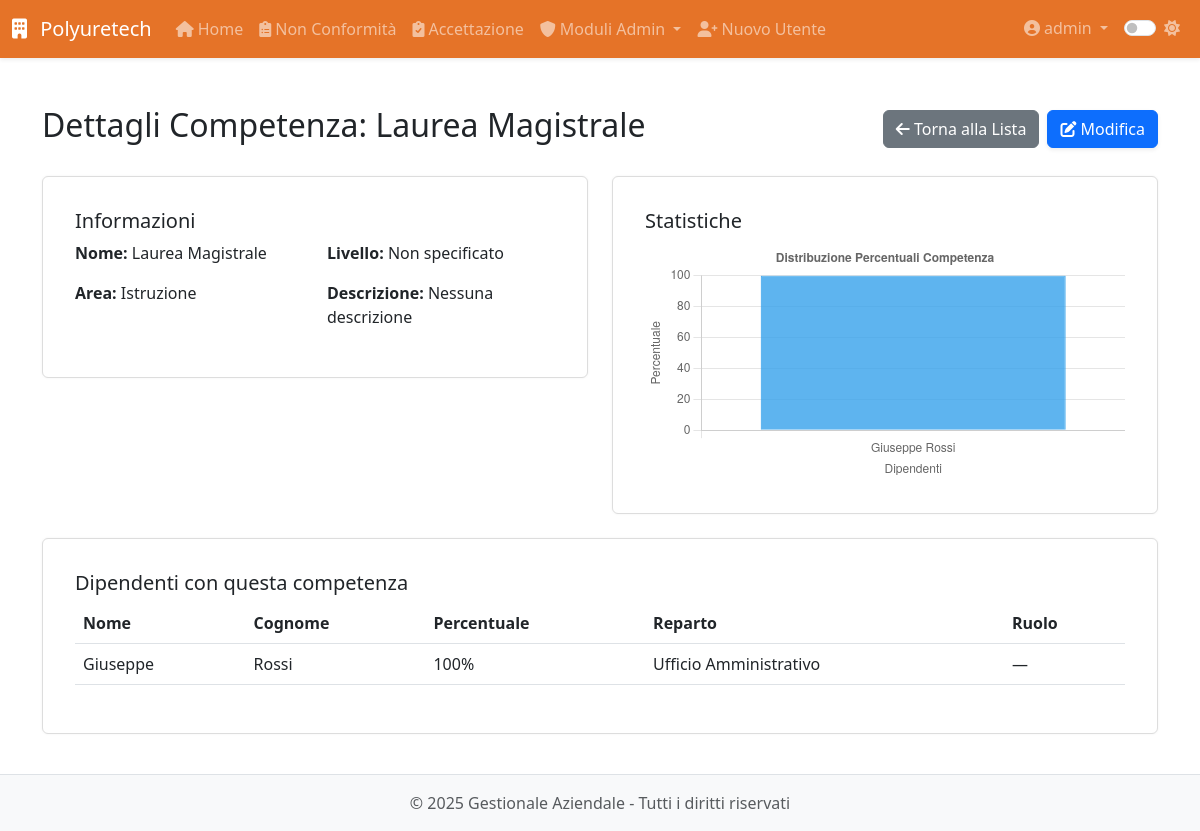
The app's page /modulo8/competenze/visualizza/1 (signed in) with its own data.
### app/models.py (models this page shows, shortened)
class User(UserMixin, db.Model):
    __tablename__ = 'users'
    id = db.Column(db.Integer, primary_key=True)
    username = db.Column(db.String(64), unique=True, nullable=False, index=True)
    email = db.Column(db.String(120), unique=True, nullable=False, index=True)
    password_hash = db.Column(db.String(128), nullable=False)
    role = db.Column(db.String(20), default='operatore')  # 'operatore' o 'admin'
    created_at = db.Column(db.DateTime, default=datetime.utcnow)
    last_login = db.Column(db.DateTime)
    is_active = db.Column(db.Boolean, default=True)
    is_admin = db.Column(db.Boolean, default=False)
    modules = db.Column(db.String(255), default='')  # Lista di moduli accessibili separati da virgola
    modulo1_entries = db.relationship('Modulo1Entry',
                               backref='author',
                               lazy='dynamic',
                               foreign_keys='Modulo1Entry.user_id')
    modulo5_entries = db.relationship('Modulo5Entry',
                               backref='author',
                               lazy='dynamic',
                               foreign_keys='Modulo5Entry.user_id')
    def is_admin(self):
        return self.role == 'admin'

class Competenza(db.Model):
    __tablename__ = 'competenza'
    id = db.Column(db.Integer, primary_key=True)
    nome = db.Column(db.String(64), nullable=False, unique=True)
    descrizione = db.Column(db.Text)
    livello = db.Column(db.String(20))  # base, intermedio, avanzato
    area = db.Column(db.String(64))     # tecnica, amministrativa, etc.
    created_at = db.Column(db.DateTime, default=datetime.utcnow)
    created_by_id = db.Column(db.Integer, db.ForeignKey('users.id'))
    dipendenti_associati = db.relationship('DipendenteCompetenza',
                                         back_populates='competenza',
                                         overlaps="competenze,dipendenti")
    performance = db.relationship('Performance', back_populates='competenza', cascade='all, delete-orphan')

class Dipendente(UserMixin, db.Model):
    __tablename__ = 'dipendente'
    id = db.Column(db.Integer, primary_key=True)
    nome = db.Column(db.String(100), nullable=False)
    cognome = db.Column(db.String(100), nullable=False)
    data_nascita = db.Column(db.Date, nullable=False)
    luogo_nascita = db.Column(db.String(100), nullable=False)
    provincia_nascita = db.Column(db.String(2), nullable=False)
    codice_fiscale = db.Column(db.String(16))
    email = db.Column(db.String(120))
    telefono = db.Column(db.String(20))
    matricola = db.Column(db.String(20), unique=True)
    reparto = db.Column(db.String(100))
    mansione_id = db.Column(db.Integer, db.ForeignKey('mansione.id'), nullable=True)
    data_assunzione_somministrazione = db.Column(db.Date)
    agenzia_somministrazione = db.Column(db.String(100))
    data_assunzione_indeterminato = db.Column(db.Date)
    legge_104 = db.Column(db.Boolean, default=False)
    donatore_avis = db.Column(db.Boolean, default=False)
    indirizzo_residenza = db.Column(db.String(200))
    citta_residenza = db.Column(db.String(100))
    provincia_residenza = db.Column(db.String(2))
    cap_residenza = db.Column(db.String(5))
    data_cessazione = db.Column(db.Date)
    note = db.Column(db.Text)
    archiviato = db.Column(db.Boolean, default=False)
    created_by_id = db.Column(db.Integer, db.ForeignKey('users.id'))
    created_by = db.relationship('User', backref='dipendenti_creati')
    competenze = db.relationship('Competenza',
                               secondary='dipendente_competenza',
                               backref=db.backref('dipendenti', lazy='dynamic'))
    competenze_associate = db.relationship('DipendenteCompetenza',
                                         back_populates='dipendente',
                                         cascade='all, delete-orphan',
                                         overlaps="competenze,dipendenti")
    prelievi_vestiario = db.relationship('PrelievoVestiario',
                               back_populates='dipendente',  # Modificato da backref
                               lazy='dynamic',
                               cascade="all, delete-orphan")
    performance = db.relationship('Performance', back_populates='dipendente', cascade='all, delete-orphan')
    partecipazioni_corsi = db.relationship('PartecipazioneCorso', backref='dipendente', lazy='dynamic', cascade='all, delete-orphan')
    contratti = db.relationship('Contratto',
                              back_populates='dipendente',  # Modificato da backref
                              lazy='dynamic',
                              cascade="all, delete-orphan")
    prelievi_dpi = db.relationship('PrelievoDPI', backref='dipendente', lazy='dynamic', cascade="all, delete-orphan")
    mansione = db.relationship('Mansione', back_populates='dipendenti')
    corsi_sicurezza = db.relationship('CorsoSicurezza',
                                    secondary='dipendente_corso_sicurezza',
                                    lazy='dynamic',
                                    back_populates='dipendenti')

class DipendenteCompetenza(db.Model):
    __tablename__ = 'dipendente_competenza'
    dipendente_id = db.Column(db.Integer, db.ForeignKey('dipendente.id'), primary_key=True)
    competenza_id = db.Column(db.Integer, db.ForeignKey('competenza.id'), primary_key=True)
    percentuale = db.Column(db.Integer, default=0)  # Valore da 0 a 100
    dipendente = db.relationship('Dipendente',
                               back_populates='competenze_associate',
                               overlaps="competenze,dipendenti")
    competenza = db.relationship('Competenza',
                               back_populates='dipendenti_associati',
                               overlaps="competenze,dipendenti")

### app/routes/modulo8.py (the view)
@modulo8.route('/competenze/visualizza/<int:id>')
@login_required
@admin_required
def visualizza_competenza(id):
    competenza = Competenza.query.get_or_404(id)
    dipendenti = competenza.dipendenti.all()
    dipendente_competenze = {}
    for dip in dipendenti:
        dc = DipendenteCompetenza.query.filter_by(
            dipendente_id=dip.id,
            competenza_id=id
        ).first()
        if dc:
            dipendente_competenze[dip.id] = dc
    return render_template('modulo8/competenze/view.html',
                         title=f'Dettagli Competenza: {competenza.nome}',
                         competenza=competenza,
                         dipendenti=dipendenti,
                         dipendente_competenze=dipendente_competenze)

### app/templates/modulo8/competenze/view.html (shortened to what this page needs)
{% extends 'base.html' %}
{% block content %}
<div class="module-view">
    <div class="d-flex justify-content-between align-items-center mb-4">
        <h2>Dettagli Competenza: {{ competenza.nome }}</h2>
        <div class="d-flex gap-2">
            <a href="{{ url_for('modulo8.competenze') }}" class="btn btn-secondary">
                <i class="fas fa-arrow-left"></i> Torna alla Lista
            </a>
            <a href="{{ url_for('modulo8.modifica_competenza', id=competenza.id) }}" class="btn btn-primary">
                <i class="fas fa-edit"></i> Modifica
            </a>
        </div>
    </div>
    <div class="row">
        <div class="col-md-6">
            <div class="card mb-4">
                <div class="card-body">
                    <h5 class="card-title">Informazioni</h5>
                    <div class="row">
                        <div class="col-md-6">
                            <p><strong>Nome:</strong> {{ competenza.nome }}</p>
                            <p><strong>Area:</strong> {{ competenza.area or 'Non specificata' }}</p>
                        </div>
                        <div class="col-md-6">
                            <p><strong>Livello:</strong> {{ competenza.livello or 'Non specificato' }}</p>
                            <p><strong>Descrizione:</strong> {{ competenza.descrizione or 'Nessuna descrizione' }}</p>
                        </div>
                    </div>
                </div>
            </div>
        </div>
        <div class="col-md-6">
            <div class="card mb-4">
                <div class="card-body">
                    <h5 class="card-title">Statistiche</h5>
                    <canvas id="percentualiChart"></canvas>
                </div>
            </div>
        </div>
    </div>
    <div class="card">
        <div class="card-body">
            <h5 class="card-title">Dipendenti con questa competenza</h5>
            <div class="table-responsive">
                <table class="table">
                    <thead>
                        <tr>
                            <th>Nome</th>
                            <th>Cognome</th>
                            <th>Percentuale</th>
                            <th>Reparto</th>
                            <th>Ruolo</th>
                        </tr>
                    </thead>
                    <tbody>
                        {% for dip in dipendenti %}
                            <tr>
                                <td>{{ dip.nome }}</td>
                                <td>{{ dip.cognome }}</td>
                                <td>
                                    {% set dc = dipendente_competenze.get(dip.id) %}
                                    {{ dc.percentuale if dc else 0 }}%
                                </td>
                                <td>{{ dip.reparto or '—' }}</td>
                                <td>{{ dip.ruolo or '—' }}</td>
                            </tr>
                        {% endfor %}
                    </tbody>
                </table>
            </div>
        </div>
    </div>
</div>
<script>
// Dati per il grafico
const chartData = {
    labels: [
        {% for dip in dipendenti %}
            '{{ dip.nome }} {{ dip.cognome }}'{% if not loop.last %},{% endif %}
        {% endfor %}
    ],
    percentuali: [
        {% for dip in dipendenti %}
            {% set dc = dipendente_competenze.get(dip.id) %}
            {{ dc.percentuale if dc else 0 }}{% if not loop.last %},{% endif %}
        {% endfor %}
    ]
};
document.addEventListener('DOMContentLoaded', function() {
    const ctx = document.getElementById('percentualiChart').getContext('2d');
    new Chart(ctx, {
        type: 'bar',
        data: {
            labels: chartData.labels,
            datasets: [{
                label: 'Percentuale Competenza',
                data: chartData.percentuali,
                backgroundColor: 'rgba(54, 162, 235, 0.8)',
                borderColor: 'rgba(54, 162, 235, 1)',
                borderWidth: 1
            }]
        },
        options: {
            responsive: true,
            scales: {
                y: {
                    beginAtZero: true,
                    max: 100,
                    title: {
                        display: true,
                        text: 'Percentuale'
                    }
                },
                x: {
                    title: {
                        display: true,
                        text: 'Dipendenti'
                    }
                }
            },
            plugins: {
                title: {
                    display: true,
                    text: 'Distribuzione Percentuali Competenza'
                },
                legend: {
                    display: false
                }
            }
        }
    });
});
</script>
{% endblock %}

### app/templates/base.html (shortened to what this page needs)
<!DOCTYPE html>
<html lang="it">
<head>
    <link href="https://cdn.jsdelivr.net/npm/bootstrap@5.3.0-alpha1/dist/css/bootstrap.min.css" rel="stylesheet">
    <link rel="stylesheet" href="https://cdnjs.cloudflare.com/ajax/libs/font-awesome/6.0.0/css/all.min.css">
    <link id="theme-style" rel="stylesheet" href="{{ url_for('static', filename='css/theme-' + theme + '.css') }}">
    <link rel="stylesheet" href="{{ url_for('static', filename='css/style.css') }}">
    <link rel="stylesheet" href="{{ url_for('static', filename='css/modulo8.css') }}">
</head>
<body>
    <header class="navbar navbar-expand-lg navbar-dark bg-primary sticky-top shadow-sm">
        <div class="container-fluid">
            <a class="navbar-brand" href="{{ url_for('dashboard.index') }}">
                <i class="fas fa-building me-2"></i> Polyuretech
            </a>
            <div class="collapse navbar-collapse" id="navbarMain">
                {% if current_user.is_authenticated %}
                <ul class="navbar-nav me-auto">
                    <li class="nav-item">
                        <a class="nav-link" href="{{ url_for('dashboard.index') }}">
                            <i class="fas fa-home me-1"></i>Home
                        </a>
                    </li>
                    <li class="nav-item">
                        <a class="nav-link" href="{{ url_for('modulo1.index') }}">
                            <i class="fas fa-clipboard-list me-1"></i>Non Conformità
                        </a>
                    </li>
                    <li class="nav-item">
                        <a class="nav-link" href="{{ url_for('modulo5.index') }}">
                            <i class="fas fa-clipboard-check me-1"></i>Accettazione
                        </a>
                    </li>
                    {% if current_user.is_admin() %}
                    <li class="nav-item dropdown">
                        <a class="nav-link dropdown-toggle" href="#" id="adminModulesDropdown" data-bs-toggle="dropdown">
                            <i class="fas fa-shield-alt me-1"></i>Moduli Admin
                        </a>
                    </li>
                    <li class="nav-item">
                        <a class="nav-link" href="{{ url_for('auth.register') }}">
                            <i class="fas fa-user-plus me-1"></i>Nuovo Utente
                        </a>
                    </li>
                    {% endif %}
                </ul>
                <ul class="navbar-nav ms-auto">
                    <li class="nav-item dropdown">
                        <a class="nav-link dropdown-toggle" href="#" id="userDropdown" data-bs-toggle="dropdown">
                            <i class="fas fa-user-circle me-1"></i>{{ current_user.username }}
                        </a>
                    </li>
                    <li class="nav-item">
                        <div class="nav-link">
                            <div class="form-check form-switch">
                                <input class="form-check-input" type="checkbox" id="darkModeToggle" {% if theme == 'dark' %}checked{% endif %}>
                                <label class="form-check-label" for="darkModeToggle">
                                    <i id="theme-icon" class="fas {% if theme == 'dark' %}fa-moon{% else %}fa-sun{% endif %}"></i>
                                </label>
                            </div>
                        </div>
                    </li>
                </ul>
                {% endif %}
            </div>
        </div>
    </header>
    <main class="container py-4">
        {% block content %}{% endblock %}
    </main>
    <footer class="footer mt-auto py-3 bg-light">
        <div class="container text-center">
            <span class="text-muted">&copy; {{ current_year }} {{ app_name }} - Tutti i diritti riservati</span>
        </div>
    </footer>
</body>
</html>

### records on screen
User: username "admin"
Competenza: nome "Laurea Magistrale", area "Istruzione", livello "Non specificato", descrizione "Nessuna descrizione"
Dipendente: nome "Giuseppe", cognome "Rossi", reparto "Ufficio Amministrativo", ruolo "—"
DipendenteCompetenza: percentuale "100"

### other values on screen
{{ app_name }} "Gestionale Aziendale"
chart data {{ dip.nome }} Giuseppe
chart data {{ dip.cognome }} Rossi
chart data {{ dc.percentuale if dc else 0 }} 100
